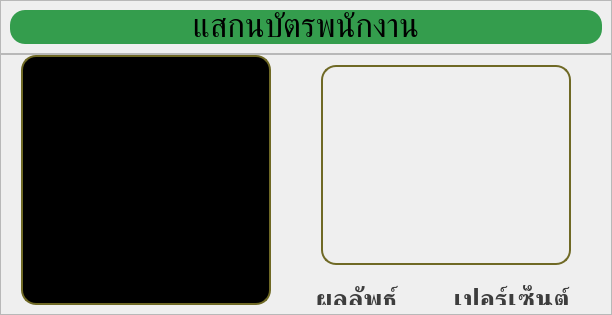
         <widget class="QWidget" name="detection_page">
          <layout class="QVBoxLayout" name="verticalLayout_14">
           <property name="spacing">
            <number>0</number>
           </property>
           <property name="leftMargin">
            <number>0</number>
           </property>
           <property name="topMargin">
            <number>0</number>
           </property>
           <property name="rightMargin">
            <number>0</number>
           </property>
           <property name="bottomMargin">
            <number>0</number>
           </property>
           <item>
            <widget class="QFrame" name="detection_frame_2">
             <property name="maximumSize">
              <size>
               <width>16777215</width>
               <height>80</height>
              </size>
             </property>
             <property name="styleSheet">
              <string notr="true"/>
             </property>
             <property name="frameShape">
              <enum>QFrame::Shape::StyledPanel</enum>
             </property>
             <property name="frameShadow">
              <enum>QFrame::Shadow::Raised</enum>
             </property>
             <layout class="QHBoxLayout" name="horizontalLayout_15">
              <item>
               <widget class="QLabel" name="rfid_alert_2">
                <property name="maximumSize">
                 <size>
                  <width>16777215</width>
                  <height>50</height>
                 </size>
                </property>
                <property name="font">
                 <font>
                  <family>Kanit</family>
                  <pointsize>25</pointsize>
                 </font>
                </property>
                <property name="styleSheet">
                 <string notr="true">background-color: rgb(52, 157, 77);
border-radius: 15px;</string>
                </property>
                <property name="text">
                 <string>แสกนบัตรพนักงาน</string>
                </property>
                <property name="alignment">
                 <set>Qt::AlignmentFlag::AlignCenter</set>
                </property>
               </widget>
              </item>
             </layout>
            </widget>
           </item>
           <item>
            <widget class="QFrame" name="detection_frame">
             <property name="styleSheet">
              <string notr="true"/>
             </property>
             <property name="frameShape">
              <enum>QFrame::Shape::StyledPanel</enum>
             </property>
             <property name="frameShadow">
              <enum>QFrame::Shadow::Raised</enum>
             </property>
             <layout class="QHBoxLayout" name="horizontalLayout_13">
              <property name="spacing">
               <number>30</number>
              </property>
              <property name="leftMargin">
               <number>20</number>
              </property>
              <property name="topMargin">
               <number>0</number>
              </property>
              <property name="rightMargin">
               <number>10</number>
              </property>
              <item>
               <widget class="QLabel" name="webcam_view">
                <property name="minimumSize">
                 <size>
                  <width>250</width>
                  <height>250</height>
                 </size>
                </property>
                <property name="maximumSize">
                 <size>
                  <width>16777215</width>
                  <height>400</height>
                 </size>
                </property>
                <property name="styleSheet">
                 <string notr="true">QLabel {
	border: solid;
	border-width: 2px;
	border-color: rgb(111, 105, 37);
	border-radius: 15px;
	padding: 10px;
	background-color: rgb(0, 0, 0);
}
</string>
                </property>
                <property name="text">
                 <string/>
                </property>
                <property name="pixmap">
                 <pixmap resource="resource.qrc">:/assets/icon/picture_default.png</pixmap>
                </property>
                <property name="scaledContents">
                 <bool>true</bool>
                </property>
               </widget>
              </item>
              <item>
               <widget class="QWidget" name="detection_widget" native="true">
                <property name="minimumSize">
                 <size>
                  <width>300</width>
                  <height>0</height>
                 </size>
                </property>
                <property name="maximumSize">
                 <size>
                  <width>300</width>
                  <height>16777215</height>
                 </size>
                </property>
                <property name="styleSheet">
                 <string notr="true">QPushButton {
	background-color: rgb(50, 50, 50);
	border-radius: 5px;
}
QPushButton:pressed {
	background-color: rgb(100, 100, 100);
}</string>
                </property>
                <widget class="QLabel" name="detection_view">
                 <property name="geometry">
                  <rect>
                   <x>20</x>
                   <y>10</y>
                   <width>250</width>
                   <height>200</height>
                  </rect>
                 </property>
                 <property name="minimumSize">
                  <size>
                   <width>250</width>
                   <height>200</height>
                  </size>
                 </property>
                 <property name="maximumSize">
                  <size>
                   <width>16777215</width>
                   <height>400</height>
                  </size>
                 </property>
                 <property name="styleSheet">
                  <string notr="true">QLabel {
	border: solid;
	border-width: 2px;
	border-color: rgb(111, 105, 37);
	border-radius: 15px;
	padding: 10px;
}
</string>
                 </property>
                 <property name="text">
                  <string/>
                 </property>
                 <property name="pixmap">
                  <pixmap resource="resource.qrc">:/assets/icon/picture_default.png</pixmap>
                 </property>
                 <property name="scaledContents">
                  <bool>true</bool>
                 </property>
                </widget>
                <widget class="QPushButton" name="capture_test">
                 <property name="geometry">
                  <rect>
                   <x>0</x>
                   <y>360</y>
                   <width>295</width>
                   <height>52</height>
                  </rect>
                 </property>
                 <property name="minimumSize">
                  <size>
                   <width>0</width>
                   <height>52</height>
                  </size>
                 </property>
                 <property name="font">
                  <font>
                   <family>Kanit</family>
                   <pointsize>20</pointsize>
                   <italic>false</italic>
                   <fontweight>Medium</fontweight>
                  </font>
                 </property>
                 <property name="text">
                  <string> ถ่ายภาพ</string>
                 </property>
                 <property name="icon">
                  <iconset resource="resource.qrc">
                   <normaloff>:/assets/icon/camera.png</normaloff>:/assets/icon/camera.png</iconset>
                 </property>
                 <property name="iconSize">
                  <size>
                   <width>30</width>
                   <height>30</height>
                  </size>
                 </property>
                </widget>
                <widget class="QLabel" name="detect">
                 <property name="geometry">
                  <rect>
                   <x>0</x>
                   <y>260</y>
                   <width>110</width>
                   <height>100</height>
                  </rect>
                 </property>
                 <property name="minimumSize">
                  <size>
                   <width>100</width>
                   <height>100</height>
                  </size>
                 </property>
                 <property name="maximumSize">
                  <size>
                   <width>110</width>
                   <height>100</height>
                  </size>
                 </property>
                 <property name="font">
                  <font>
                   <family>Kanit</family>
                   <pointsize>55</pointsize>
                   <bold>true</bold>
                  </font>
                 </property>
                 <property name="styleSheet">
                  <string notr="true">color: rgb(61, 61, 61);</string>
                 </property>
                 <property name="text">
                  <string>--</string>
                 </property>
                 <property name="scaledContents">
                  <bool>true</bool>
                 </property>
                 <property name="alignment">
                  <set>Qt::AlignmentFlag::AlignCenter</set>
                 </property>
                </widget>
                <widget class="QLabel" name="detect_label">
                 <property name="geometry">
                  <rect>
                   <x>0</x>
                   <y>230</y>
                   <width>111</width>
                   <height>31</height>
                  </rect>
                 </property>
                 <property name="font">
                  <font>
                   <family>Kanit</family>
                   <pointsize>20</pointsize>
                   <bold>true</bold>
                  </font>
                 </property>
                 <property name="styleSheet">
                  <string notr="true">color: rgb(61, 61, 61);</string>
                 </property>
                 <property name="text">
                  <string>ผลลัพธ์</string>
                 </property>
                 <property name="alignment">
                  <set>Qt::AlignmentFlag::AlignCenter</set>
                 </property>
                </widget>
                <widget class="QLabel" name="percent_label">
                 <property name="geometry">
                  <rect>
                   <x>120</x>
                   <y>230</y>
                   <width>181</width>
                   <height>31</height>
                  </rect>
                 </property>
                 <property name="font">
                  <font>
                   <family>Kanit</family>
                   <pointsize>20</pointsize>
                   <bold>true</bold>
                  </font>
                 </property>
                 <property name="styleSheet">
                  <string notr="true">color: rgb(61, 61, 61);</string>
                 </property>
                 <property name="text">
                  <string>เปอร์เซ็นต์</string>
                 </property>
                 <property name="alignment">
                  <set>Qt::AlignmentFlag::AlignCenter</set>
                 </property>
                </widget>
                <widget class="QLabel" name="percent">
                 <property name="geometry">
                  <rect>
                   <x>120</x>
                   <y>260</y>
                   <width>181</width>
                   <height>100</height>
                  </rect>
                 </property>
                 <property name="font">
                  <font>
                   <family>Kanit</family>
                   <pointsize>55</pointsize>
                   <bold>true</bold>
                  </font>
                 </property>
                 <property name="styleSheet">
                  <string notr="true">color: rgb(61, 61, 61);</string>
                 </property>
                 <property name="text">
                  <string>--</string>
                 </property>
                 <property name="alignment">
                  <set>Qt::AlignmentFlag::AlignCenter</set>
                 </property>
                </widget>
               </widget>
              </item>
             </layout>
            </widget>
           </item>
          </layout>
         </widget>
